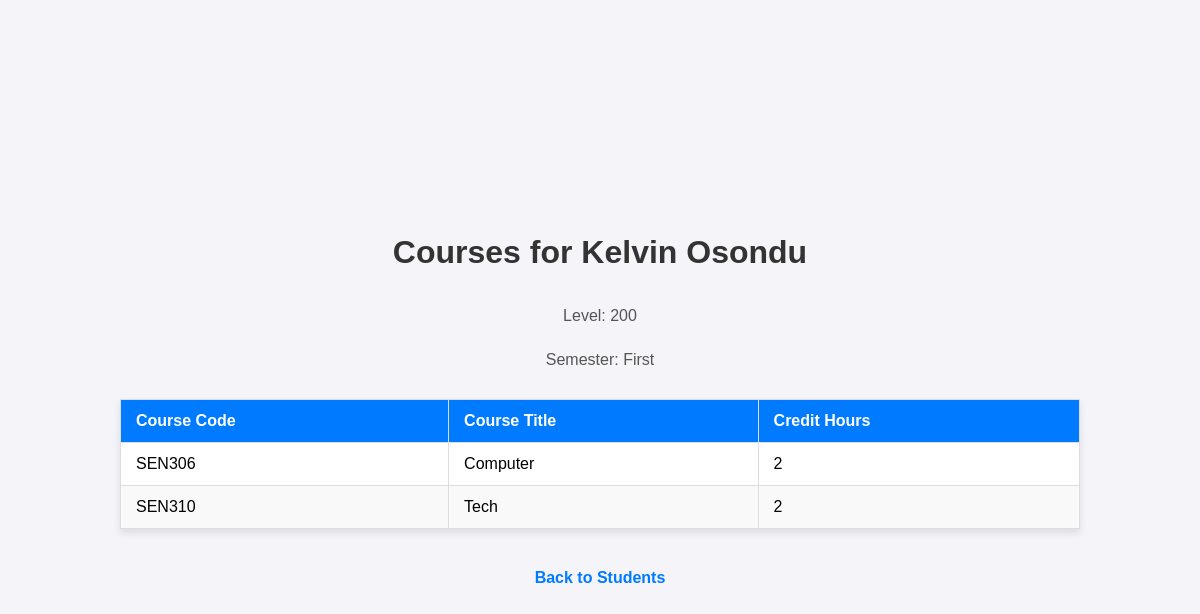
The page /student_courses/1 on the database as committed earlier.
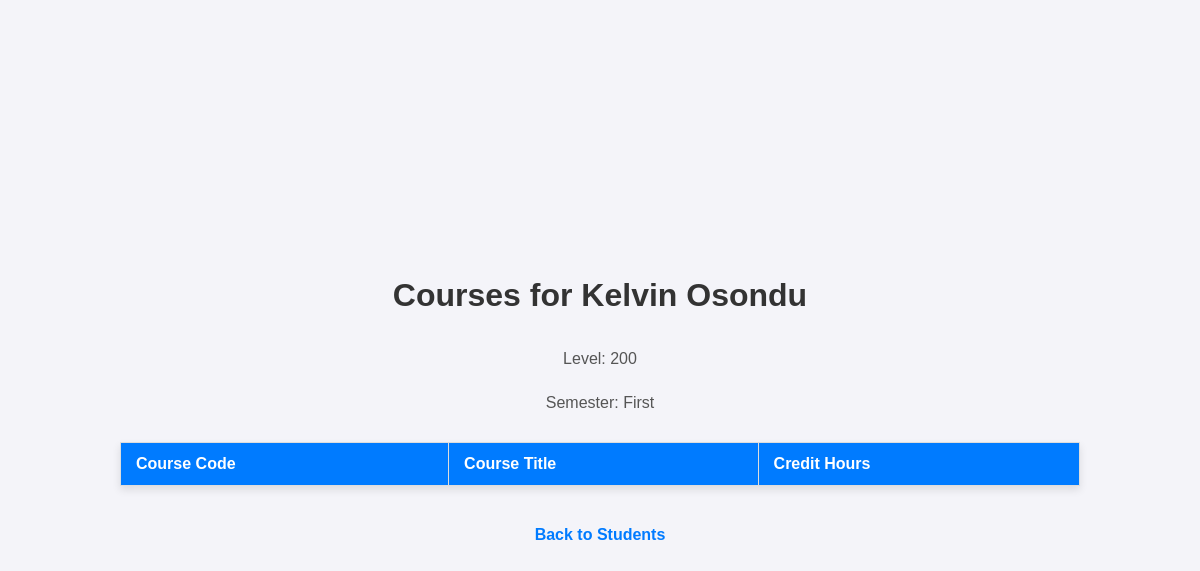
The same page on the database as committed later.
### app.py (models this page shows, shortened)
class Courses(db.Model):
    __tablename__ = "coursesDetails"
    id = db.Column(db.Integer, primary_key =True)
    code =  db.Column(db.String(100), nullable= False)
    title = db.Column(db.String(100), nullable =False)
    credits_hours = db.Column(db.String(100), nullable=False)
    level = db.Column(db.String(20))
    semester = db.Column(db.String(20))

### app.py (the view)
@app.route("/student_courses/<int:student_id>")
def student_courses(student_id):
    student = Applicant.query.get_or_404(student_id)
    student_session = ApplicantSession.query.filter_by(id=student.id).first()
    courses = Courses.query.filter_by(level=student_session.level, semester=student_session.semester).all()
    return render_template("student_courses.html", student=student, student_session=student_session, courses=courses)

### templates/student_courses.html (shortened to what this page needs)
<!DOCTYPE html>
<html lang="en">
<head>
    <link rel="stylesheet" href="{{ url_for('static', filename='student_courses.css') }}">
</head>
<body>
    <h1>Courses for {{ student.firstname }} {{ student.lastname }}</h1>
    <p>Level: {{ student_session.level }}</p>
    <p>Semester: {{ student_session.semester }}</p>
    <table>
        <thead>
            <tr>
                <th>Course Code</th>
                <th>Course Title</th>
                <th>Credit Hours</th>
            </tr>
        </thead>
        <tbody>
            {% for course in courses %}
            <tr>
                <td>{{ course.code }}</td>
                <td>{{ course.title }}</td>
                <td>{{ course.credits_hours }}</td>
            </tr>
            {% endfor %}
        </tbody>
    </table>
    <a href="{{ url_for('view_students') }}">Back to Students</a>
</body>
</html>

Rows that differ between the two databases and show on the page:
removed Courses: code "SEN306", title "Computer", credits_hours "2"
removed Courses: code "SEN310", title "Tech", credits_hours "2"
